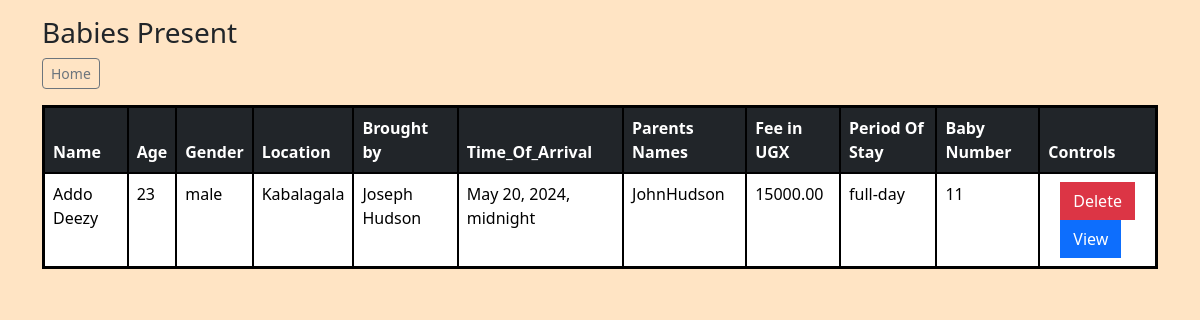
/view_babies/, run on an earlier commit of the app's database.
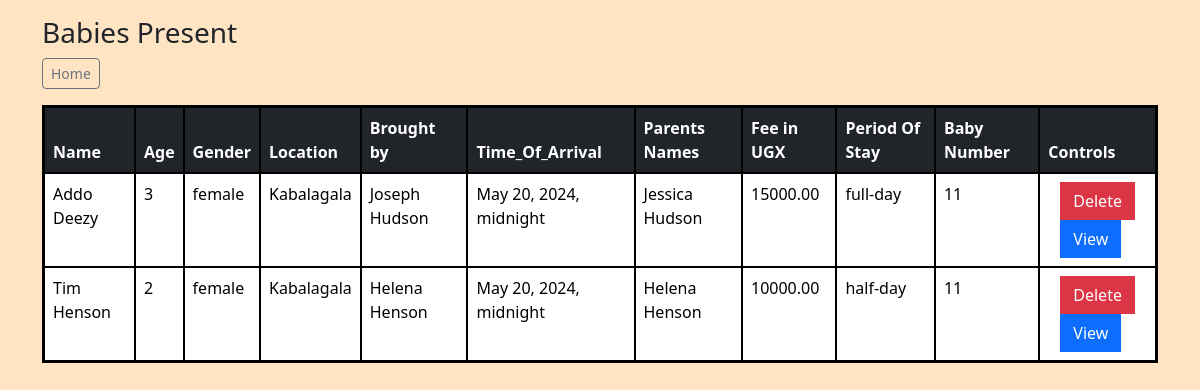
And on a later commit of the database.
### daystar/models.py (models this page shows, shortened)
class Baby(models.Model):
    name = models.CharField(max_length=100)
    gender = models.CharField(max_length=10)
    age = models.IntegerField()
    location = models.CharField(max_length=100)
    person_bringing_baby = models.CharField(max_length=100)
    time_of_arrival = models.DateTimeField()
    parents_names = models.CharField(max_length=200)
    fee_in_ugx = models.DecimalField(max_digits=10, decimal_places=2)
    period_of_stay = models.CharField(max_length=100)
    baby_number = models.CharField(max_length=20)
    sitter_assigned_to = models.CharField(max_length=100, default="Any")

### daystar/views.py (the view)
# urls.py: path('view_babies/', views.view_babies, name='view_babies'),
def view_babies(request):
    all_babies = Baby.objects.all()
    content = {
        'babies': all_babies
    }
    return render(request, 'babies.html', content)

### templates/babies.html (shortened to what this page needs)
{% load static %}
<!DOCTYPE html>
<html lang="en">
<head>
    <link rel="stylesheet" href="{% static 'styles/bootstrap.css' %}">
    <link rel="stylesheet" href="{% static 'styles/babies_custom.css' %}">
</head>
<body style="background-color: bisque;">
    <div class="container">
        <div class='container align_horizon mt-3 p-0'>
            <h3>Babies Present</h3>
            <a href="{% url 'home' %}"><button class='btn btn-sm btn-outline-secondary mb-3'>Home</button></a>
        </div>
        <table class="table table-bordered custom-table">
            <thead class="table-dark">
                <tr>
                    <th scope="col">Name</th>
                    <th scope="col">Age</th>
                    <th scope="col">Gender</th>
                    <th scope="col">Location</th>
                    <th scope="col">Brought by</th>
                    <th scope="col">Time_Of_Arrival</th>
                    <th scope="col">Parents Names</th>
                    <th scope="col">Fee in UGX</th>
                    <th scope="col">Period Of Stay</th>
                    <th scope="col">Baby Number</th>
                    <th scope="black-background" scope="col">Controls</th>
                </tr>
            </thead>
            <tbody>
                {% for baby in babies %}
                <tr>
                    <td>{{ baby.name }}</td>
                    <td>{{ baby.age }}</td>
                    <td>{{ baby.gender }}</td>
                    <td>{{ baby.location }}</td>
                    <td>{{ baby.person_bringing_baby }}</td>
                    <td>{{ baby.time_of_arrival }}</td>
                    <td>{{ baby.parents_names }}</td>
                    <td>{{ baby.fee_in_ugx }}</td>
                    <td>{{ baby.period_of_stay }}</td>
                    <td>{{ baby.sitter_assigned_to }}</td>
                    <td>
                        <div>
                            <form action="{% url 'delete_baby' baby.id %}" method="post" class="container">
                                <button type="submit" class="btn btn-danger" style="border-radius: 0;">Delete</button>
                            </form>
                            <form action="{% url 'view_baby' baby.id %}" method="post" class="container">
                                <button type="submit" class="btn btn-primary" style="border-radius: 0;">View</button>
                            </form>
                        </div>
                    </td>
                </tr>
                {% endfor %}
            </tbody>
        </table>
</body>
</html>

### daystar/static/styles/babies_custom.css (style rules this page uses)
.custom-table { border: 3px solid black; border-collapse: collapse; }
.custom-table th, .custom-table td { border: 2px solid black; padding: 8px; }
.custom-table tbody tr:first-child { background-color: black; color: white; }

What changed in the data, as far as the page shows it:
changed Baby "Addo Deezy": age "23" → "3"; gender "male" → "female"; parents_names "JohnHudson" → "Jessica Hudson"
added Baby: name "Tim Henson", age "2", gender "female", location "Kabalagala", person_bringing_baby "Helena Henson", time_of_arrival "May 20, 2024, midnight", parents_names "Helena Henson", fee_in_ugx "10000.00", period_of_stay "half-day", sitter_assigned_to "11"
